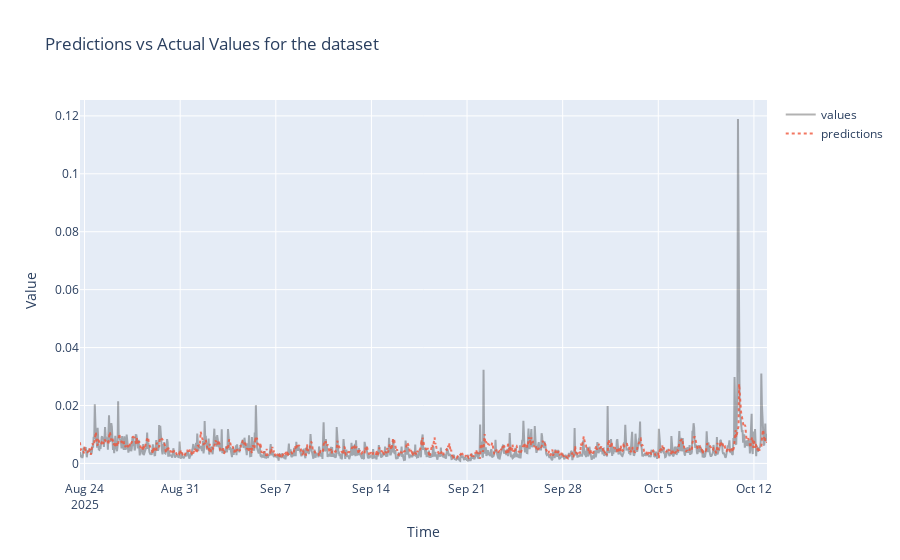

Notebook code cell kept with this figure:
### Markdown cell above
### Plot and save results

### Code cell
# plot final predictions
plot_predictions(preds_concat)

### Figure 1 — Plotly figure (JSON) as saved in the notebook; plotly's stock layout.template omitted (floating-point values rounded to 4 significant figures; data arrays with more than 128 entries replaced by an {"elided": "..."} marker saying what was removed)
{"data": [{"line": {"color": "rgba(0,0,0, 0.3)"}, "mode": "lines", "name": "values", "text": {"elided": "1208 str values"}, "type": "scatter", "x": {"elided": "1208 str values"}, "y": {"elided": "1208 float values"}}, {"line": {"dash": "dot"}, "mode": "lines", "name": "predictions", "opacity": 0.8, "text": {"elided": "1208 str values"}, "type": "scatter", "x": {"elided": "1208 str values"}, "y": {"elided": "1208 float values"}}], "layout": {"title": {"text": "Predictions vs Actual Values for the dataset"}, "xaxis": {"ticklen": 5, "title": {"text": "Time"}, "zeroline": false}, "yaxis": {"ticklen": 5, "title": {"text": "Value"}, "zeroline": false}}}
